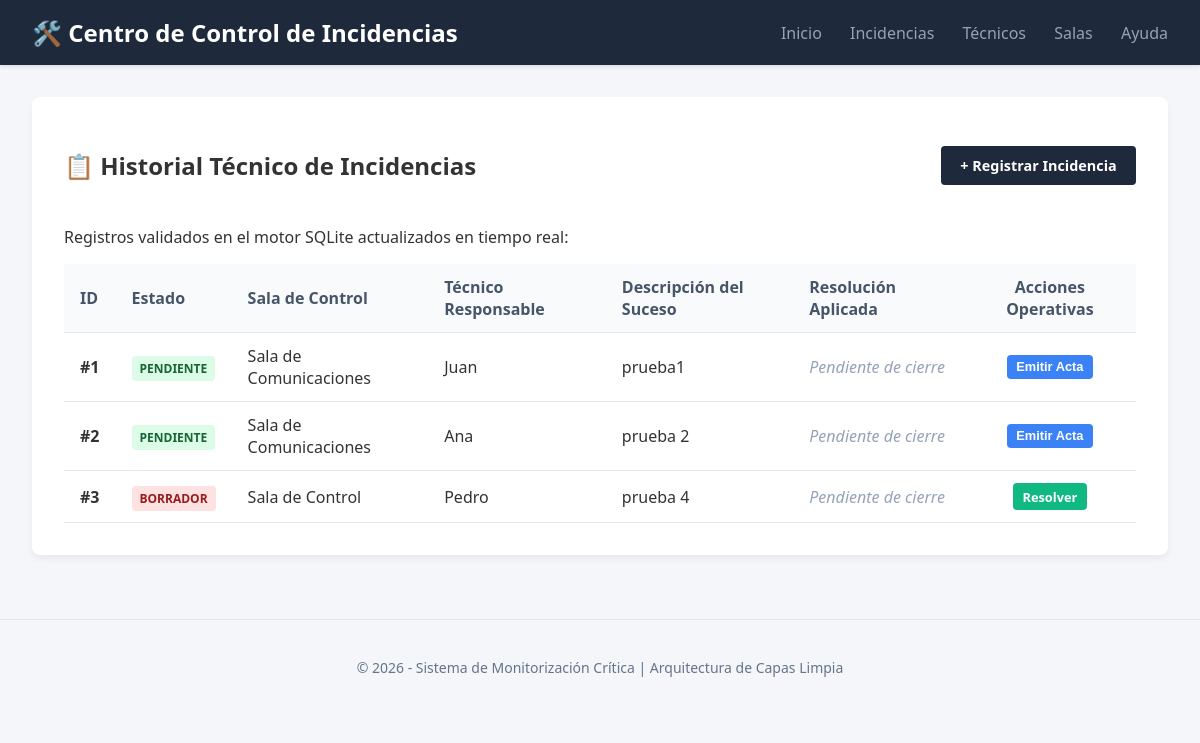
The app's page /incidencias, older data.
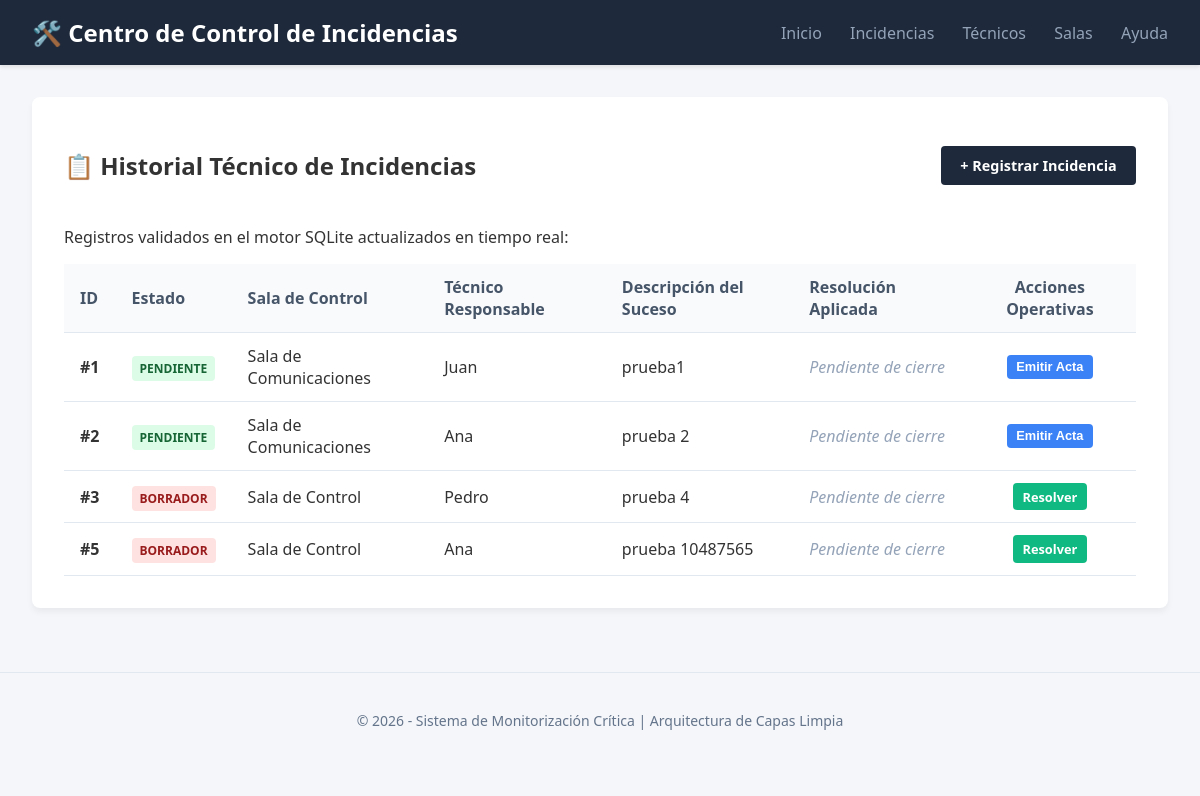
The same page, newer data.
### tables this page shows
CREATE TABLE incidencias (
                id INTEGER PRIMARY KEY,
                tecnico_id INTEGER NOT NULL,
                sala_id INTEGER NOT NULL,
                descripcion TEXT NOT NULL,
                estado TEXT NOT NULL,
                resolucion TEXT,
                fecha_apertura TEXT NOT NULL,
                fecha_cierre TEXT,
                FOREIGN KEY(tecnico_id) REFERENCES tecnicos(id),
                FOREIGN KEY(sala_id) REFERENCES salas(id)
            );

CREATE TABLE salas (
                id INTEGER PRIMARY KEY, 
                nombre TEXT NOT NULL, 
                ubicacion TEXT
            );

CREATE TABLE tecnicos (
                id INTEGER PRIMARY KEY, 
                nombre TEXT NOT NULL, 
                turno TEXT NOT NULL
            );

### presentation/app.py (the view)
@app.route("/incidencias")
def listar_incidencias():
    incidencias = servicios.obtener_listado()
    return render_template("incidencias.html", lista_incidencias=incidencias)

### application/servicios.py (called while the page is built)
    def obtener_listado(self):
        return self.repo.obtener_todas()

### domain/estructura.py (called while the page is built)
    @property
    def nombre(self):
        return self._nombre

    @property
    def id_inc(self):
        return self._id_inc

    @property
    def tecnico(self):
        return self._tecnico

    @property
    def sala(self):
        return self._sala

    @property
    def descripcion(self):
        return self._descripcion

    @property
    def estado(self):
        return self._estado

    @property
    def resolucion(self):
        return self._resolucion

### infrastructure/repositorio_sqlite.py (called while the page is built)
    def _conectar(self):
        con = sqlite3.connect(self.path_db)
        con.execute("PRAGMA foreign_keys = ON;")
        return con

### presentation/app.py (called while the page is built)
@app.before_request
def registrar_peticion():
    logging.info(f"Petición: {request.method} {request.path}")

### presentation/templates/incidencias.html (shortened to what this page needs)
{% extends "base.html" %}
{% block content %}
<div style="display: flex; justify-content: space-between; align-items: center; margin-bottom: 1.5rem;">
    <h2>📋 Historial Técnico de Incidencias</h2>
    <a href="{{ url_for('crear_incidencia_web') }}"
       style="background-color: #1e293b; color: white; padding: 0.6rem 1.2rem; border-radius: 4px; text-decoration: none; font-weight: bold; font-size: 0.9rem;">
        + Registrar Incidencia
    </a>
</div>
<p>Registros validados en el motor SQLite actualizados en tiempo real:</p>
<table>
    <thead>
        <tr>
            <th>ID</th>
            <th>Estado</th>
            <th>Sala de Control</th>
            <th>Técnico Responsable</th>
            <th>Descripción del Suceso</th>
            <th>Resolución Aplicada</th>
            <th style="text-align: center;">Acciones Operativas</th>
        </tr>
    </thead>
    <tbody>
        {% for inc in lista_incidencias %}
        <tr>
            <td><strong>#{{ inc.id_inc }}</strong></td>
            <td>
                <span class="badge {% if inc.estado == 'Borrador' %}badge-abierta{% else %}badge-solventada{% endif %}">
                    {{ inc.estado }}
                </span>
            </td>
            <td>{{ inc.sala.nombre }}</td>
            <td>{{ inc.tecnico.nombre }}</td>
            <td>{{ inc.descripcion }}</td>
            <td>
                {% if inc.resolucion %}
                    <span style="color: #15803d;">{{ inc.resolucion }}</span>
                {% else %}
                    <span style="color: #94a3b8; font-style: italic;">Pendiente de cierre</span>
                {% endif %}
            </td>
            <td style="text-align: center;">
                <div style="display: flex; gap: 0.5rem; justify-content: center; align-items: center;">
                    {% if inc.estado == 'Borrador' %}
                        <a href="{{ url_for('resolver_incidencia_web', id_inc=inc.id_inc) }}"
                           style="background-color: #10b981; color: white; padding: 0.3rem 0.6rem; border-radius: 4px; text-decoration: none; font-size: 0.8rem; font-weight: bold;">
                           Resolver
                        </a>
                    {% else %}
                        <form method="POST" action="{{ url_for('obtener_documento_post', id_inc=inc.id_inc) }}" style="margin: 0;">
                            <button type="submit" style="background-color: #3b82f6; color: white; padding: 0.3rem 0.6rem; border: none; border-radius: 4px; font-size: 0.8rem; font-weight: bold; cursor: pointer;">
                                Emitir Acta
                            </button>
                        </form>
                    {% endif %}
                </div>
            </td>
        </tr>
        {% else %}
        <tr>
            <td colspan="7" style="text-align: center; color: #64748b; padding: 2rem;">
                No hay incidencias registradas en la base de datos relacional.
            </td>
        </tr>
        {% endfor %}
    </tbody>
</table>
{% endblock %}

### presentation/templates/base.html (shortened to what this page needs)
<!DOCTYPE html>
<html lang="es">
<head>
</head>
<body>
    <header>
        <h1>🛠️ Centro de Control de Incidencias</h1>
        <nav>
            <a href="{{ url_for('bienvenida') }}">Inicio</a>
            <a href="{{ url_for('listar_incidencias') }}">Incidencias</a>
            <a href="{{ url_for('listar_tecnicos_web') }}">Técnicos</a>
            <a href="{{ url_for('listar_salas_web') }}">Salas</a>
            <a href="{{ url_for('mostrar_ayuda') }}">Ayuda</a>
        </nav>
    </header>
    <main>
        <div class="container">
            {% block content %}{% endblock %}
        </div>
    </main>
    <footer>
        <p>&copy; 2026 - Sistema de Monitorización Crítica | Arquitectura de Capas Limpia</p>
    </footer>
</body>
</html>

### presentation/templates/base.html (style rules this page uses)
body { font-family: 'Segoe UI', Tahoma, Geneva, Verdana, sans-serif; margin: 0; padding: 0; background-color: #f4f6f9; color: #333; }
header { background-color: #1e293b; color: white; padding: 1rem 2rem; display: flex; justify-content: space-between; align-items: center; box-shadow: 0 2px 4px rgba(0,0,0,0.1); }
header h1 { margin: 0; font-size: 1.5rem; }
nav a { color: #94a3b8; text-decoration: none; margin-left: 1.5rem; font-weight: 500; transition: color 0.3s; }
main { padding: 2rem; max-width: 1200px; margin: 0 auto; }
.container { background: white; padding: 2rem; border-radius: 8px; box-shadow: 0 4px 6px rgba(0,0,0,0.05); }
footer { text-align: center; padding: 1.5rem; color: #64748b; font-size: 0.875rem; margin-top: 2rem; border-top: 1px solid #e2e8f0; }
table { width: 100%; border-collapse: collapse; margin-top: 1rem; }
th, td { padding: 0.75rem 1rem; text-align: left; border-bottom: 1px solid #e2e8f0; }
th { background-color: #f8fafc; color: #475569; font-weight: 600; }
.badge { padding: 0.25rem 0.5rem; border-radius: 4px; font-size: 0.75rem; font-weight: bold; text-transform: uppercase; }
.badge-abierta { background-color: #fee2e2; color: #991b1b; }
.badge-solventada { background-color: #dcfce7; color: #166534; }

Row changes from the older to the newer data that the page shows:
added incidencias: id_inc "5", estado "BORRADOR", sala.nombre "Sala de Control", tecnico.nombre "Ana", descripcion "prueba 10487565", resolucion "Pendiente de cierre"
